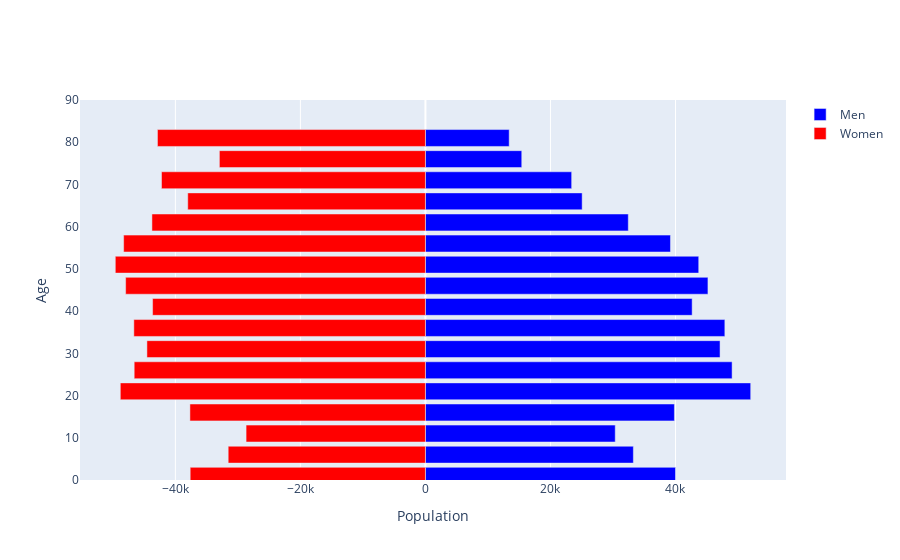
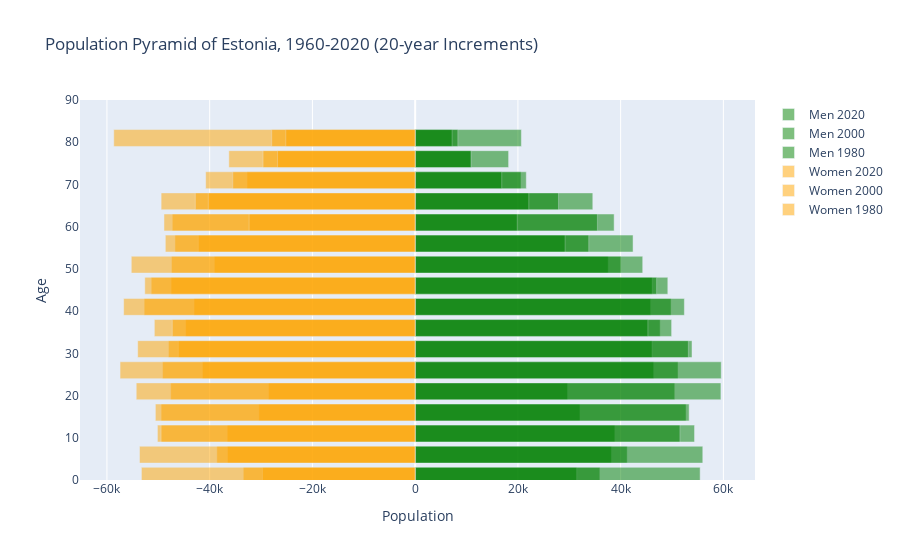

Here is the notebook cell these charts were saved with, in order:
### Markdown cell above
### 1. Estonia

### Code cell
pop_pyramid(estonia, "Estonia", [2010])
pop_pyramid(estonia, "Estonia", [2020,1960,20])
animate_pyramid(estonia, "Estonia", (1960, 2020, 1))

### Figure 1 — Plotly figure (JSON) as saved in the notebook; plotly's stock layout.template omitted (floating-point values rounded to 4 significant figures)
{"data": [{"hoverinfo": ["x", "y"], "marker": {"color": "blue"}, "name": "Men", "orientation": "h", "type": "bar", "x": [40004, 33262, 30362, 39830, 52031, 49056, 47129, 47896, 42666, 45191, 43718, 39198, 32450, 25071, 23392, 15410, 13398], "y": [1, 6, 11, 16, 21, 26, 31, 36, 41, 46, 51, 56, 61, 66, 71, 76, 81]}, {"hoverinfo": ["x", "y"], "marker": {"color": "red"}, "name": "Women", "orientation": "h", "type": "bar", "x": [-37629, -31549, -28686, -37672, -48805, -46587, -44550, -46643, -43645, -47956, -49608, -48274, -43748, -38018, -42216, -32959, -42864], "y": [1, 6, 11, 16, 21, 26, 31, 36, 41, 46, 51, 56, 61, 66, 71, 76, 81]}], "layout": {"barmode": "overlay", "title": {"text": ""}, "xaxis": {"title": {"text": "Population"}}, "yaxis": {"range": [0, 90], "title": {"text": "Age"}}}}

### Figure 2 — Plotly figure (JSON) as saved in the notebook; plotly's stock layout.template omitted (floating-point values rounded to 4 significant figures)
{"data": [{"hoverinfo": ["x", "y"], "marker": {"color": "green"}, "name": "Men 2020", "opacity": 0.5, "orientation": "h", "type": "bar", "x": [35955, 38207, 38866, 32086, 29666, 46429, 53894, 47694, 45834, 49185, 37580, 42417, 38735, 34581, 20597, 18193, 20679], "y": [1, 6, 11, 16, 21, 26, 31, 36, 41, 46, 51, 56, 61, 66, 71, 76, 81]}, {"hoverinfo": ["x", "y"], "marker": {"color": "green"}, "name": "Men 2000", "opacity": 0.5, "orientation": "h", "type": "bar", "x": [31461, 41274, 54383, 52734, 50533, 51172, 46133, 49924, 49814, 46159, 40038, 33796, 35479, 27898, 21634, 10823, 8313], "y": [1, 6, 11, 16, 21, 26, 31, 36, 41, 46, 51, 56, 61, 66, 71, 76, 81]}, {"hoverinfo": ["x", "y"], "marker": {"color": "green"}, "name": "Men 1980", "opacity": 0.5, "orientation": "h", "type": "bar", "x": [55478, 55989, 51547, 53336, 59518, 59583, 53179, 45305, 52406, 47008, 44298, 29194, 19876, 22120, 16853, 10936, 7196], "y": [1, 6, 11, 16, 21, 26, 31, 36, 41, 46, 51, 56, 61, 66, 71, 76, 81]}, {"hoverinfo": ["x", "y"], "marker": {"color": "orange"}, "name": "Women 2020", "opacity": 0.5, "orientation": "h", "type": "bar", "x": [-33457, -36532, -36583, -30421, -28540, -41416, -48022, -44681, -43041, -47508, -39096, -46754, -47282, -49451, -32731, -36274, -58673], "y": [1, 6, 11, 16, 21, 26, 31, 36, 41, 46, 51, 56, 61, 66, 71, 76, 81]}, {"hoverinfo": ["x", "y"], "marker": {"color": "orange"}, "name": "Women 2000", "opacity": 0.5, "orientation": "h", "type": "bar", "x": [-29731, -38608, -50172, -49452, -47591, -49169, -46106, -50773, -52751, -51383, -47438, -42225, -48896, -42798, -40784, -29616, -27928], "y": [1, 6, 11, 16, 21, 26, 31, 36, 41, 46, 51, 56, 61, 66, 71, 76, 81]}, {"hoverinfo": ["x", "y"], "marker": {"color": "orange"}, "name": "Women 1980", "opacity": 0.5, "orientation": "h", "type": "bar", "x": [-53289, -53663, -49467, -50574, -54299, -57448, -54016, -47284, -56749, -52634, -55261, -48637, -32324, -40264, -35508, -26790, -25188], "y": [1, 6, 11, 16, 21, 26, 31, 36, 41, 46, 51, 56, 61, 66, 71, 76, 81]}], "layout": {"barmode": "overlay", "title": {"text": "Population Pyramid of Estonia, 1960-2020 (20-year Increments)"}, "xaxis": {"title": {"text": "Population"}}, "yaxis": {"range": [0, 90], "title": {"text": "Age"}}}}
